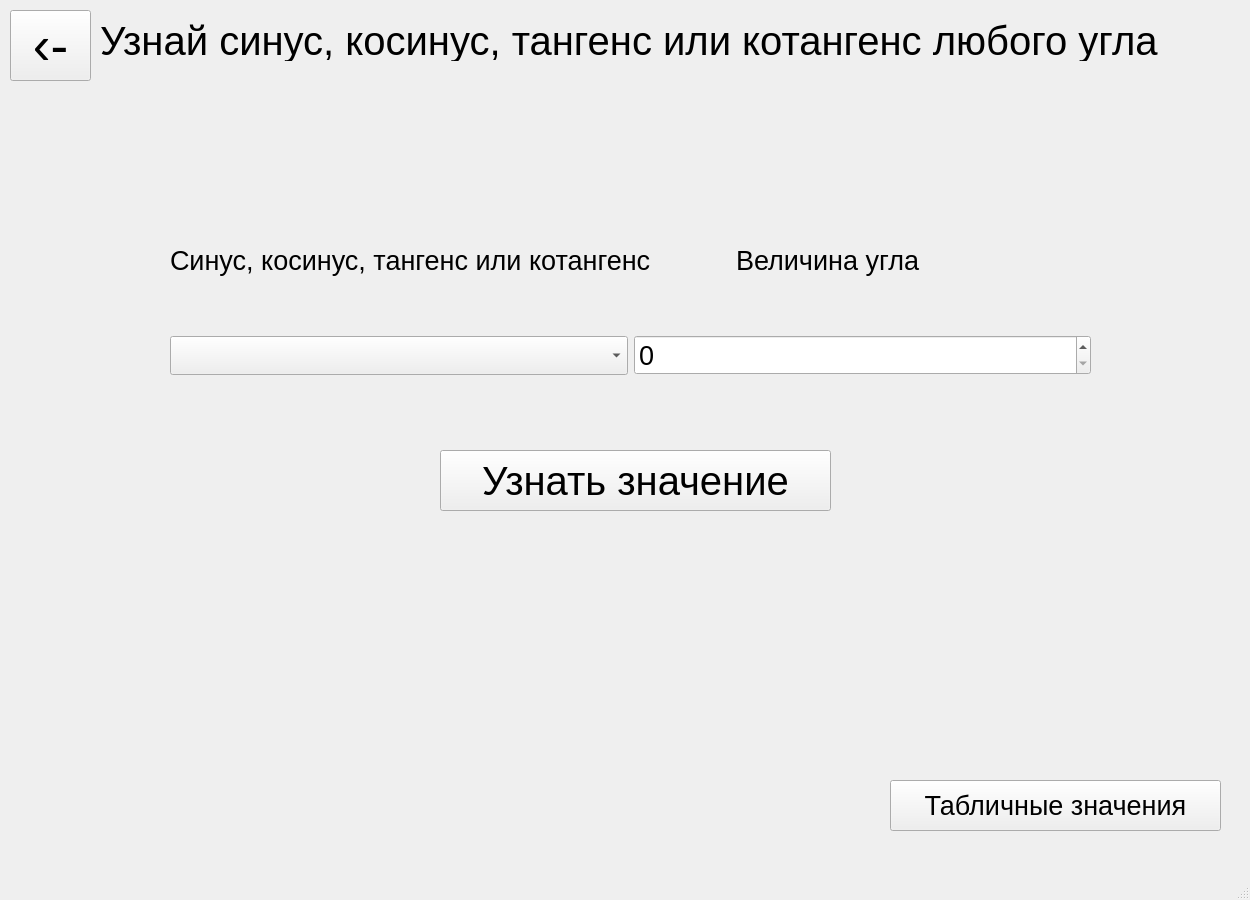
<?xml version="1.0" encoding="UTF-8"?>
<ui version="4.0">
 <class>MainWindow</class>
 <widget class="QMainWindow" name="MainWindow">
  <property name="geometry">
   <rect>
    <x>0</x>
    <y>0</y>
    <width>1250</width>
    <height>900</height>
   </rect>
  </property>
  <property name="windowTitle">
   <string>MainWindow</string>
  </property>
  <widget class="QWidget" name="centralwidget">
   <widget class="QLabel" name="label_2">
    <property name="geometry">
     <rect>
      <x>100</x>
      <y>20</y>
      <width>1091</width>
      <height>41</height>
     </rect>
    </property>
    <property name="font">
     <font>
      <pointsize>30</pointsize>
     </font>
    </property>
    <property name="text">
     <string>Узнай синус, косинус, тангенс или котангенс любого угла</string>
    </property>
   </widget>
   <widget class="QLabel" name="label">
    <property name="geometry">
     <rect>
      <x>480</x>
      <y>560</y>
      <width>321</width>
      <height>111</height>
     </rect>
    </property>
    <property name="font">
     <font>
      <pointsize>30</pointsize>
     </font>
    </property>
    <property name="text">
     <string/>
    </property>
    <property name="alignment">
     <set>Qt::AlignCenter</set>
    </property>
   </widget>
   <widget class="QPushButton" name="pushButton">
    <property name="geometry">
     <rect>
      <x>10</x>
      <y>10</y>
      <width>81</width>
      <height>71</height>
     </rect>
    </property>
    <property name="font">
     <font>
      <pointsize>40</pointsize>
     </font>
    </property>
    <property name="text">
     <string>‹-</string>
    </property>
   </widget>
   <widget class="QPushButton" name="pushButton_2">
    <property name="geometry">
     <rect>
      <x>890</x>
      <y>780</y>
      <width>331</width>
      <height>51</height>
     </rect>
    </property>
    <property name="font">
     <font>
      <pointsize>20</pointsize>
     </font>
    </property>
    <property name="text">
     <string>Табличные значения</string>
    </property>
   </widget>
   <widget class="QPushButton" name="pushButton_3">
    <property name="geometry">
     <rect>
      <x>440</x>
      <y>450</y>
      <width>391</width>
      <height>61</height>
     </rect>
    </property>
    <property name="font">
     <font>
      <pointsize>30</pointsize>
     </font>
    </property>
    <property name="text">
     <string>Узнать значение</string>
    </property>
   </widget>
   <widget class="QWidget" name="">
    <property name="geometry">
     <rect>
      <x>170</x>
      <y>280</y>
      <width>921</width>
      <height>151</height>
     </rect>
    </property>
    <layout class="QHBoxLayout" name="horizontalLayout">
     <item>
      <widget class="QComboBox" name="ComboBox">
       <property name="font">
        <font>
         <pointsize>20</pointsize>
        </font>
       </property>
       <property name="currentText">
        <string>sin</string>
       </property>
      </widget>
     </item>
     <item>
      <widget class="QSpinBox" name="spinBox">
       <property name="font">
        <font>
         <pointsize>20</pointsize>
        </font>
       </property>
       <property name="maximum">
        <number>1000000000</number>
       </property>
      </widget>
     </item>
    </layout>
   </widget>
   <widget class="QWidget" name="">
    <property name="geometry">
     <rect>
      <x>170</x>
      <y>240</y>
      <width>751</width>
      <height>41</height>
     </rect>
    </property>
    <layout class="QHBoxLayout" name="horizontalLayout_2">
     <item>
      <widget class="QLabel" name="label_3">
       <property name="font">
        <font>
         <pointsize>20</pointsize>
        </font>
       </property>
       <property name="text">
        <string>Синус, косинус, тангенс или котангенс</string>
       </property>
      </widget>
     </item>
     <item>
      <spacer name="horizontalSpacer">
       <property name="orientation">
        <enum>Qt::Horizontal</enum>
       </property>
       <property name="sizeHint" stdset="0">
        <size>
         <width>58</width>
         <height>18</height>
        </size>
       </property>
      </spacer>
     </item>
     <item>
      <widget class="QLabel" name="label_4">
       <property name="font">
        <font>
         <pointsize>20</pointsize>
        </font>
       </property>
       <property name="text">
        <string>Величина угла</string>
       </property>
      </widget>
     </item>
    </layout>
   </widget>
  </widget>
  <widget class="QMenuBar" name="menubar">
   <property name="geometry">
    <rect>
     <x>0</x>
     <y>0</y>
     <width>1256</width>
     <height>21</height>
    </rect>
   </property>
  </widget>
  <widget class="QStatusBar" name="statusbar"/>
 </widget>
 <resources/>
 <connections/>
</ui>
